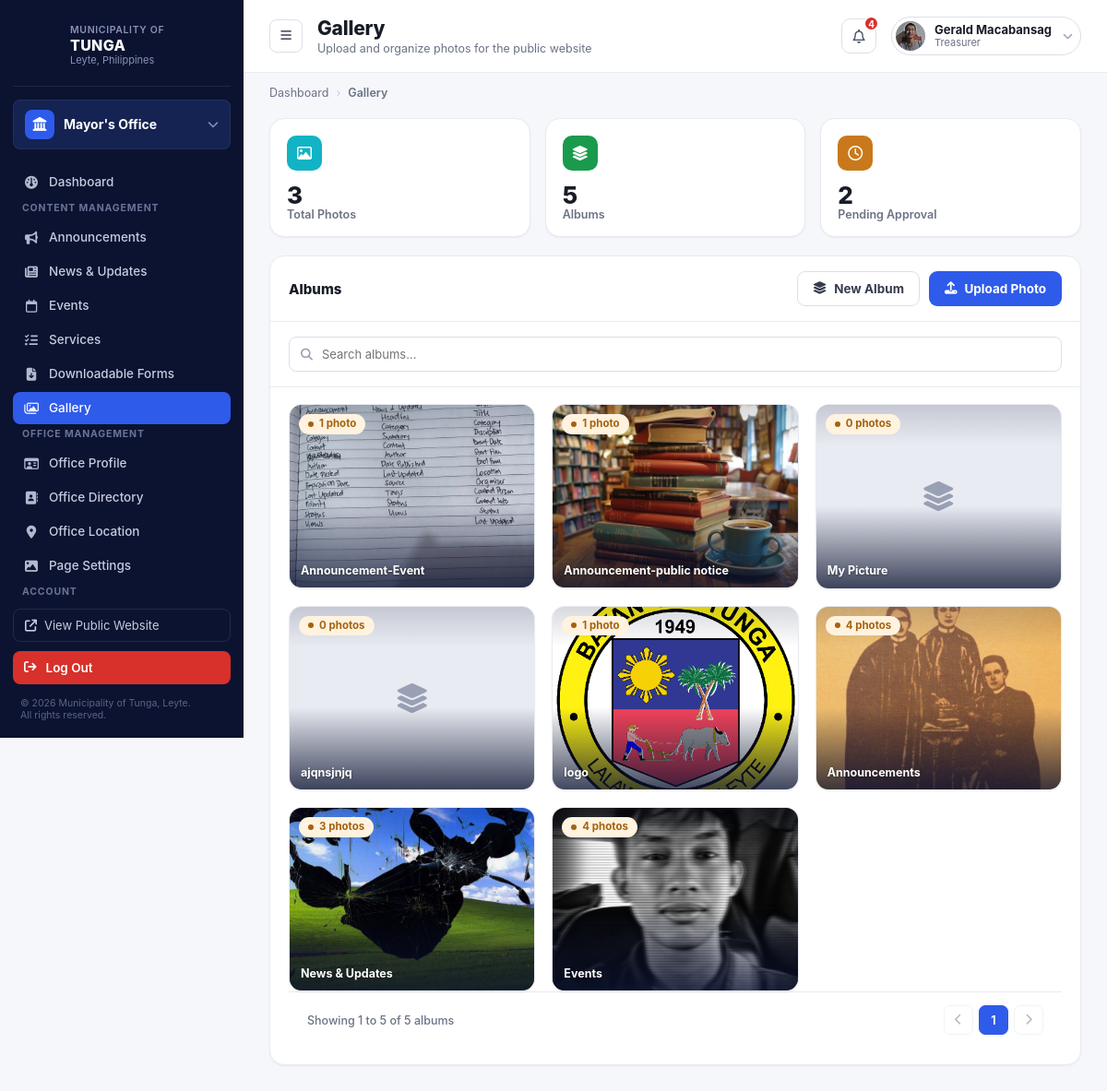
The app's page /office-dashboard/office-gallery (signed in), older data.
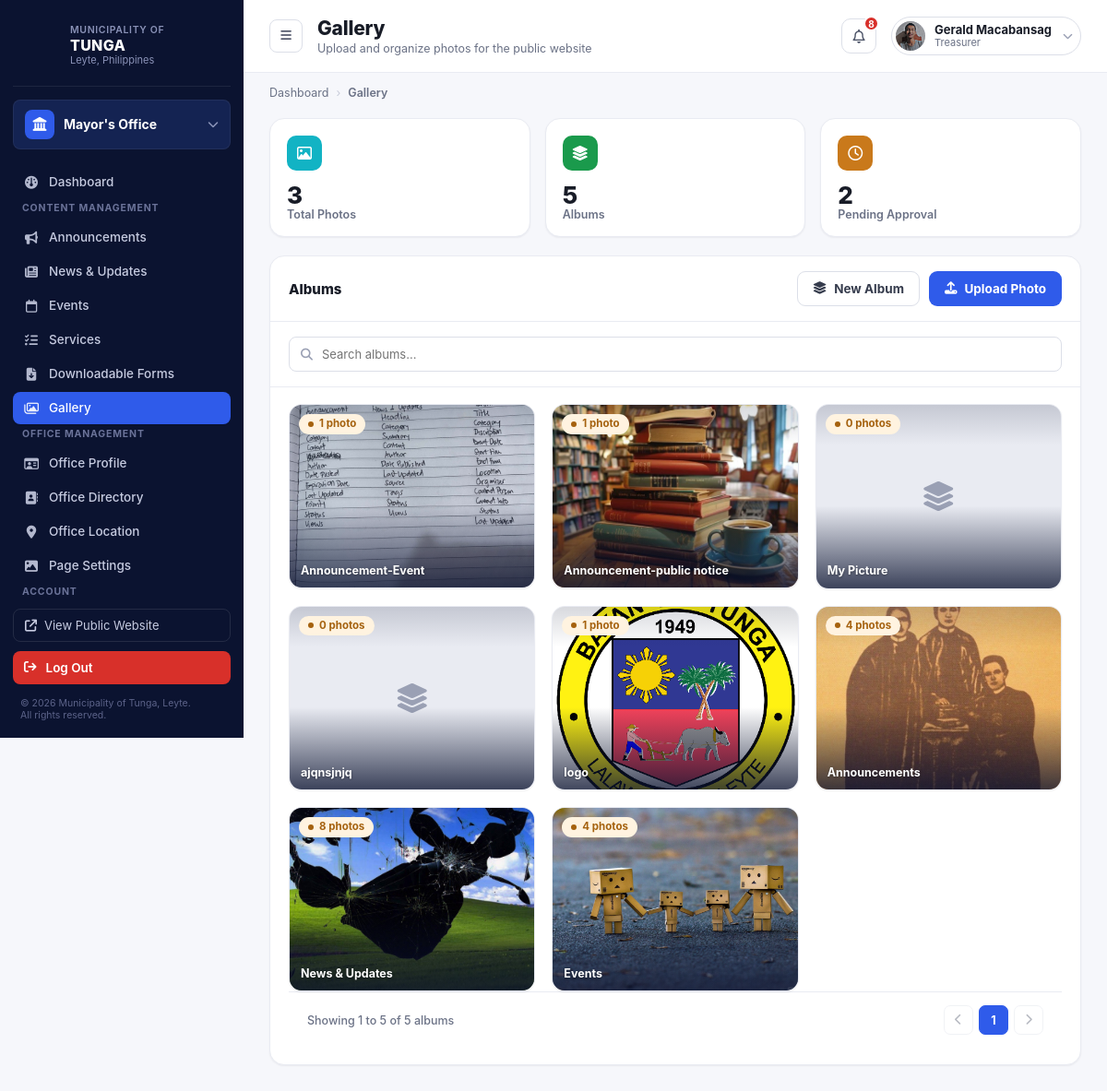
The same page, newer data.
### office_dashboard/models.py (models this page shows, shortened)
class OfficeRepresentative(models.Model):
    user = models.OneToOneField(User, on_delete=models.CASCADE, related_name="office_rep")
    office = models.OneToOneField(Office, on_delete=models.CASCADE, related_name="representative")
    position = models.CharField(max_length=100, blank=True)
    mobile_number = models.CharField(max_length=20, blank=True)
    photo = models.ImageField(upload_to="rep_photos/", blank=True, null=True)   # ADD THIS LINE
    @property
    def unread_notifications_count(self):
        return self.notifications.filter(is_read=False).count()
    @property
    def recent_notifications(self):
        return self.notifications.order_by('-created_at')[:5]

class Event(models.Model):
    STATUS_CHOICES = [
        ("pending", "Pending Approval"),
        ("published", "Published"),
        ("reject", "Reject"),
        ("returned", "Returned"),
        ("archive", "Archived"),
    ]
    representative = models.ForeignKey(
        OfficeRepresentative,
        on_delete=models.CASCADE,
        related_name="events"
    )
    title = models.CharField(max_length=255)
    category = models.CharField(max_length=100, blank=True)
    description = models.TextField(blank=True)
    event_date = models.DateField(null=True, blank=True)
    start_time = models.TimeField(null=True, blank=True)
    end_time = models.TimeField(null=True, blank=True)
    location = models.CharField(max_length=255, blank=True)
    organizer = models.CharField(max_length=255, blank=True)
    contact_person = models.CharField(max_length=255, blank=True)
    contact_info = models.CharField(max_length=255, blank=True)
    poster = models.ImageField(upload_to="events/", blank=True, null=True)
    is_featured = models.BooleanField(default=False)
    status = models.CharField(max_length=20, choices=STATUS_CHOICES, default="pending")
    admin_note = models.TextField(blank=True)
    created_at = models.DateTimeField(auto_now_add=True)
    last_updated = models.DateTimeField(auto_now=True)

### offices/models.py (models this page shows, shortened)
class Office(models.Model):
    name = models.CharField(max_length=100)
    slug = models.SlugField(unique=True, max_length=150)
    logo = models.ImageField(upload_to="office_logos/", blank=True, null=True)
    about = models.TextField(blank=True)
    description = models.TextField(blank=True)
    head_name = models.CharField(max_length=255, blank=True)
    position_title = models.CharField(max_length=255, blank=True)
    office_hours = models.CharField(max_length=255, blank=True)
    location = models.CharField(max_length=255, blank=True)
    email = models.EmailField(blank=True)
    telephone = models.CharField(max_length=100, blank=True)
    service_pledge = models.TextField(blank=True)
    mandate = models.TextField(blank=True)
    vision = models.TextField(blank=True)
    mission = models.TextField(blank=True)
    goal = models.TextField(blank=True)
    objective = models.TextField(blank=True)
    facebook_url = models.URLField(
        blank=True,
        help_text="Link to this office's official Facebook page, shown as an icon on its public page.",
    )
    twitter_url = models.URLField(
        blank=True,
        help_text="Link to this office's official X (Twitter) page, shown as an icon on its public page.",
    )
    instagram_url = models.URLField(
        blank=True,
        help_text="Link to this office's official Instagram page, shown as an icon on its public page.",
    )
    youtube_url = models.URLField(
        blank=True,
        help_text="Link to this office's official YouTube channel, shown as an icon on its public page.",
    )
    hero_image = models.ImageField(
        upload_to="office_hero/",
        blank=True,
        null=True,
        help_text="Banner image shown at the top of this office's public page. Defaults to the standard municipal hall photo when empty.",
    )
    is_visible = models.BooleanField(
        default=True,
        help_text="Uncheck to hide this office from the public Offices page."
    )

### office_dashboard/views.py (the view, shortened to what this page needs)
# urls.py: path('office-gallery', views.gallery, name='gallery'),
@office_rep_required
def gallery(request, rep):
    album_param = request.GET.get('album', '').strip()
    q = request.GET.get('q', '').strip()
    total_photo_count = Photo.objects.filter(representative=rep).count()
    total_album_count = Album.objects.filter(representative=rep).count()
    pending_count = Photo.objects.filter(representative=rep, status='pending').count()
    uncategorized_count = Photo.objects.filter(representative=rep, album__isnull=True).count()
    all_albums_for_upload = Album.objects.filter(representative=rep).order_by('name')
    announcements_image_count = Announcement.objects.filter(representative=rep).exclude(image='').count()
    news_image_count = NewsUpdate.objects.filter(representative=rep).exclude(image='').count()
    events_image_count = Event.objects.filter(representative=rep).exclude(poster='').count()
    announcements_cover = Announcement.objects.filter(representative=rep).exclude(image='').order_by('created_at').first()
    news_cover = NewsUpdate.objects.filter(representative=rep).exclude(image='').order_by('created_at').first()
    events_cover = Event.objects.filter(representative=rep).exclude(poster='').order_by('created_at').first()
    VIRTUAL_ALBUMS = {
        'announcements': 'Announcements',
        'news': 'News & Updates',
        'events': 'Events',
    }
    in_album_view = bool(album_param)
    selected_album = None
    selected_album_name = ''
    viewing_virtual_album = album_param in VIRTUAL_ALBUMS
    if in_album_view:
        if album_param == 'none':
            selected_album_name = 'Uncategorized'
            photos = Photo.objects.filter(representative=rep, album__isnull=True)
        elif album_param in VIRTUAL_ALBUMS:
            selected_album_name = VIRTUAL_ALBUMS[album_param]
            if album_param == 'announcements':
                photos = list(Announcement.objects.filter(representative=rep).exclude(image='').order_by('-created_at'))
            elif album_param == 'news':
                photos = list(NewsUpdate.objects.filter(representative=rep).exclude(image='').order_by('-created_at'))
            else:
                photos = list(Event.objects.filter(representative=rep).exclude(poster='').order_by('-created_at'))
                for item in photos:
                    item.image = item.poster  # normalize so the template can use {{ p.image.url }} uniformly
            if q:
                photos = [p for p in photos if q.lower() in p.title.lower()]
        else:
            selected_album = get_object_or_404(Album, pk=album_param, representative=rep)
            selected_album_name = selected_album.name
            photos = Photo.objects.filter(representative=rep, album=selected_album)
        if q and not viewing_virtual_album:
            photos = photos.filter(title__icontains=q)
        if not viewing_virtual_album:
            photos = photos.order_by('-created_at')
        paginator = Paginator(photos, 12)
        page_obj = paginator.get_page(request.GET.get('page'))
    else:
        albums = Album.objects.filter(representative=rep).annotate(photo_count=Count('photos'))
        if q:
            albums = albums.filter(name__icontains=q)
        albums = albums.order_by('name')
        paginator = Paginator(albums, 12)
        page_obj = paginator.get_page(request.GET.get('page'))
    return render(request, "office_dashboard/gallery.html", {
        "rep": rep,
        "page_obj": page_obj,
        "in_album_view": in_album_view,
        "album_param": album_param,
        "selected_album": selected_album,
        "selected_album_name": selected_album_name,
        "viewing_virtual_album": viewing_virtual_album,
        "current_q": q,
        "total_photo_count": total_photo_count,
        "total_album_count": total_album_count,
        "pending_count": pending_count,
        "uncategorized_count": uncategorized_count,
        "all_albums_for_upload": all_albums_for_upload,
        "announcements_image_count": announcements_image_count,
        "news_image_count": news_image_count,
        "events_image_count": events_image_count,
        "announcements_cover": announcements_cover,
        "news_cover": news_cover,
        "events_cover": events_cover,
    })

### admin_dashboard/context_processors.py (called while the page is built)
def site_contact_info(request):
    return {"site_contact": SiteContactInfo.get_solo()}

def is_super_admin(request):
    if not request.user.is_authenticated:
        return {"is_super_admin": False}
    return {"is_super_admin": SuperAdmin.objects.filter(user=request.user).exists()}

def ticker_announcements(request):
    from office_dashboard.models import Announcement
    announcements = list(
        Announcement.objects.filter(status='published').order_by('-date_posted', '-created_at')[:5]
    )
    return {"ticker_announcements": announcements}

### admin_dashboard/models.py (called while the page is built)
    @classmethod
    def get_solo(cls):
        obj, _ = cls.objects.get_or_create(pk=1, defaults={
            'phone': '(053) 456 789',
            'phone_local': 'Local 100',
            'email': 'tunga@gmail.com',
            'email_secondary': 'info@tunga.gov.ph',
            'address': '2nd Floor, Municipal Hall, Tunga, Leyte',
            'facebook_name': 'Municipality of Tunga - Official',
            'office_hours': 'Monday – Friday, 8:00 AM – 5:00 PM',
        })
        return obj

### office_dashboard/models.py (called while the page is built)
    @property
    def cover(self):
        return self.photos.order_by('created_at').first()

### templates/office_dashboard/gallery.html (shortened to what the changed rows need)
{% extends "representative_dashboard_base.html" %}
{% load static %}
	{% block body_page %}gallery{% endblock %}
{% block content %}
  <div class="main">
    <header class="topbar">
      <div class="topbar-left">
        <div class="page-heading">
          <h1>Gallery</h1>
        </div>
      </div>
      <div class="topbar-right">
        <button class="icon-button" id="notifBellBtn" type="button" aria-haspopup="true" aria-expanded="false"><i class="fa-regular fa-bell"></i>{% if rep.unread_notifications_count > 0 %}<span class="dot">{{ rep.unread_notifications_count }}</span>{% endif %}</button>
        <div class="user-chip">
          <img src="{% if rep.photo %}{{ rep.photo.url }}{% else %}{% static 'images/icon/profile_logo.jpeg' %}{% endif %}" alt="">
          <div class="who"><div class="name">{{ rep.user.get_full_name|default:rep.user.username }}</div><div class="role">{{ rep.position|default:"Office Representative" }}</div></div>
          <i class="fa-solid fa-chevron-down chev"></i>
        </div>
      </div>
    </header>
    <main class="content">
    <section class="panel">
      <div class="panel-header">
        <h2>
          {% if in_album_view %}
            <a href="{% url 'office_dashboard:gallery' %}" style="color:inherit;text-decoration:none;">
              <i class="fa-solid fa-arrow-left"></i>
            </a>
            {{ selected_album_name }}
          {% else %}
            Albums
          {% endif %}
        </h2>
      </div>
      <div class="panel-body">
        {% if in_album_view %}
          <div class="gallery-grid">
            {% for p in page_obj %}
            {% if viewing_virtual_album %}
            <a class="gallery-item" href="{{ p.image.url }}" target="_blank" style="display:block;">
              <img src="{{ p.image.url }}" alt="{{ p.title }}">
              <span class="badge {% if p.status == 'published' %}badge-green{% else %}badge-amber{% endif %} gi-badge">{{ p.get_status_display }}</span>
              <span class="gi-expand-hint"><i class="fa-solid fa-up-right-from-square"></i></span>
              <div class="gi-overlay"><span class="gi-title">{{ p.title }}</span></div>
            </a>
            {% else %}
            <div class="gallery-item" data-view-target="view-photo-modal-{{ p.id }}">
              <img src="{{ p.image.url }}" alt="{{ p.title }}">
              <span class="badge {% if p.status == 'published' %}badge-green{% else %}badge-amber{% endif %} gi-badge">{{ p.get_status_display }}</span>
              <span class="gi-expand-hint"><i class="fa-solid fa-expand"></i></span>
              <div class="gi-actions">
                <span class="ic"><i class="fa-regular fa-pen-to-square"></i></span>
                <span class="ic gi-delete" data-delete-target="delete-photo-modal-{{ p.id }}"><i class="fa-regular fa-trash-can"></i></span>
              </div>
              <div class="gi-overlay"><span class="gi-title">{{ p.title }}</span></div>
            </div>
            {% endif %}
            {% empty %}
            <p style="text-align:center;color:var(--gray-400);padding:24px;grid-column:1/-1;">
              {% if current_q %}No photos match "{{ current_q }}".{% else %}No photos in this album yet.{% endif %}
            </p>
            {% endfor %}
          </div>
        {% else %}
          <div class="gallery-grid">
            {% if not current_q and news_image_count %}
            <a class="gallery-item" href="?album=news" style="display:block;">
              {% if news_cover %}<img src="{{ news_cover.image.url }}" alt="News &amp; Updates">{% else %}<div class="gallery-item-empty"><i class="fa-solid fa-newspaper"></i></div>{% endif %}
              <span class="badge badge-amber gi-badge">{{ news_image_count }} photo{{ news_image_count|pluralize }}</span>
              <div class="gi-overlay"><span class="gi-title">News &amp; Updates</span></div>
            </a>
            {% endif %}
            {% if not current_q and events_image_count %}
            <a class="gallery-item" href="?album=events" style="display:block;">
              {% if events_cover %}<img src="{{ events_cover.poster.url }}" alt="Events">{% else %}<div class="gallery-item-empty"><i class="fa-regular fa-calendar"></i></div>{% endif %}
              <span class="badge badge-amber gi-badge">{{ events_image_count }} photo{{ events_image_count|pluralize }}</span>
              <div class="gi-overlay"><span class="gi-title">Events</span></div>
            </a>
            {% endif %}
          </div>
        {% endif %}
      </div>
    </section>
    </main>
  </div>
</div>
{% endblock %}

### templates/representative_dashboard_base.html (shortened to what the changed rows need)
<!DOCTYPE html>
{% load static %}
<html lang="en">
<head>
<link rel="stylesheet" href="{% static 'css/office_rep_style.css' %}">
<link rel="stylesheet" href="https://cdnjs.cloudflare.com/ajax/libs/font-awesome/6.5.1/css/all.min.css">
</head>
<body data-page="{% block body_page %}dashboard{% endblock %}">
<div class="app-shell">
  <aside class="sidebar" id="sidebar">
    <div class="office-switcher">
      <span class="icon"><i class="fa-solid fa-landmark"></i></span>
      <span class="label">{{ rep.office.name }}</span>
      <i class="fa-solid fa-chevron-down chev"></i>
    </div>
      {% url 'office_dashboard:dashboard' as dashboard_url %}
      {% url 'office_dashboard:rep_announce' as announce_url %}
      {% url 'office_dashboard:news_update' as news_url %}
      {% url 'office_dashboard:event' as event_url %}
      {% url 'office_dashboard:services' as services_url %}
      {% url 'office_dashboard:downloadable_form' as forms_url %}
      {% url 'office_dashboard:gallery' as gallery_url %}
      {% url 'office_dashboard:profile' as profile_url %}
      {% url 'office_dashboard:directory' as directory_url %}
      {% url 'office_dashboard:location' as location_url %}
      {% url 'office_dashboard:page_settings' as page_settings_url %}
      {% url 'office_dashboard:account' as account_url %}
      {% url 'office_dashboard:change_pass' as changepass_url %}
      {% url 'office_dashboard:notification' as notif_url %}
      {% url 'office_dashboard:log' as log_url %}
  </aside>
    {% block content %}
    {% endblock %}
</body>
</html>

Row changes from the older to the newer data that the page shows:
computed for OfficeRepresentative "Treasurer": unread_notifications_count "4" → "8"
changed Event: poster: a different picture
Text that changed along with them:
{{ news_image_count }}: "3" → "8"
